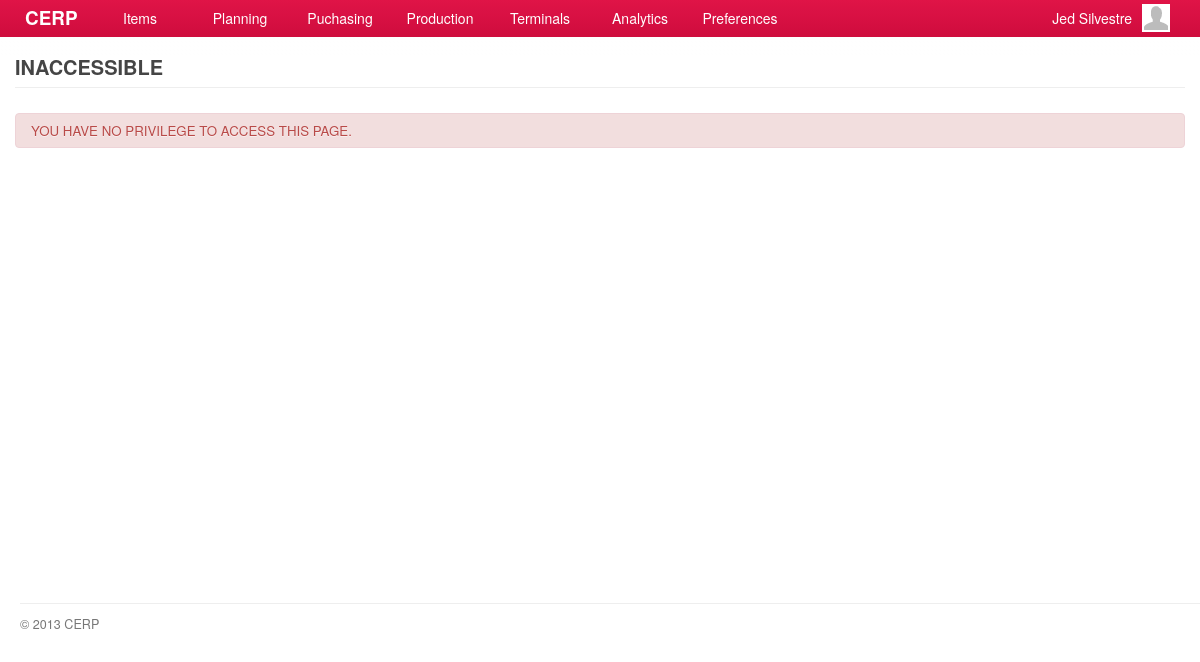
The app's page /account/manage-production.php (signed in), older data.
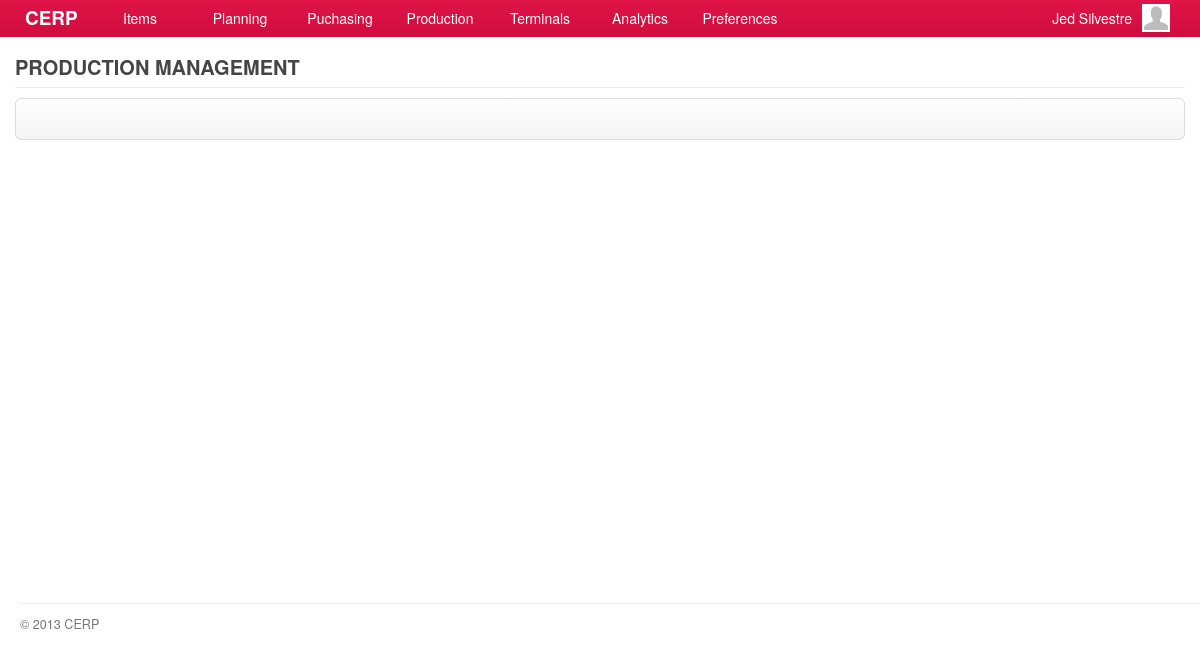
The same page, newer data.
### tables this page shows
CREATE TABLE `capabilities` (
  `id` int(11) NOT NULL AUTO_INCREMENT,
  `title` varchar(45) DEFAULT NULL,
  `name` varchar(45) DEFAULT NULL,
  `capability` varchar(45) DEFAULT NULL,
  `url` varchar(45) DEFAULT NULL,
  `parent` int(11) DEFAULT NULL,
  PRIMARY KEY (`id`)
);

### include/general.class.php (called while the page is built, shortened)
<?php
require('database.class.php');
require('capabilities.class.php');
require('role.class.php');
$DB				= new MySQL;
  $DB->database	= "cerpdb";
  $DB->username	= "cerpuser";
  $DB->password	= "cerpuser";
  $DB->hostname	= "localhost";
$Capabilities	= new Capabilities($DB);
$Signed			= $_SESSION['user'];
$Role		= new Role($DB, $Signed['id']);
?>

### include/role.class.php (called while the page is built, shortened)
<?php
class Role
{
	private $DB;
	private $user_id;
	function Role($db, $uid) {
  	$this->DB = $db;
		$this->user_id = $uid;
  }
	function isCapableByName($cap_name) {
		foreach ($this->getUserRoles() as $user_role) {
			$result = $this->DB->Find('role_capabilities', array(
						  			'columns' 		=> 'role_capabilities.*',
						  			'joins' => 'INNER JOIN capabilities ON capabilities.id = role_capabilities.capability_id',
						  	    'conditions' 	=> 'capabilities.capability="'. $cap_name .'" AND role_id='. $user_role['role_id']));
			if(isset($result)) {
				return TRUE;
			}
		}
	}
	function getUserRoles() {
		$result = $this->DB->Get('user_roles', array(
						  			'columns' 		=> 'user_roles.role_id, roles.name',
						  			'joins' => 'INNER JOIN roles ON roles.id = user_roles.role_id',
						  	    'conditions' 	=> 'user_roles.user_id='. $this->user_id));
		if(isset($result)) {
			return $result;
		}
	}
}

### include/database.class.php (called while the page is built, shortened)
<?php
class MySQL {
  public $username	= "cerpuser";
  public $password	= "cerpuser";
  public $hostname	= "localhost";
  public function Connect() {
    $conn = mysql_connect($this->hostname, $this->username, $this->password) or die("<br/><span class='notice'><p class='error'><strong>ERROR!</strong> Unable to connect to MySQL! </p></span>");
    return $conn;
  }
  public function Query($sql) {
  	$conn = $this->Connect();
    $result = mysql_query($sql, $conn);
	return $result;
  }
	function Find($table, $args='') {
  	if (isset($args)) {
  	  $args['columns'] = (isset($args['columns']) ? $args['columns'] : '*');
  	  $args['joins'] = (isset($args['joins']) ? $args['joins'] : '');
	 	 	$args['conditions'] = ($args['conditions'] == '' ? '' : 'where '.$args['conditions']);
		}
		$sql = "SELECT ".$args['columns']." FROM ".$table." ".$args['joins']." ".$args['conditions'];
		$row = $this->IsEmpty($this->Query($sql));
		if($row == null) { return null; }
		return mysql_fetch_array($row);
  }
  function Get($table, $args='') {
  	if (isset($args)) {
  	  $args['columns'] = (isset($args['columns']) ? $args['columns'] : '*');
  	  $args['joins'] = (isset($args['joins']) ? $args['joins'] : '');
		  $args['conditions'] = ($args['conditions'] == '' ? '' : 'WHERE '.$args['conditions']);
  	  $args['order'] = (isset($args['order']) ? ' ORDER BY '.$args['order'] : '');
  	  $args['limit'] = (isset($args['limit']) ? ' LIMIT '.$args['limit'] : '');
  	  $args['group'] = (isset($args['group']) ? ' GROUP BY '.$args['group'] : '');
		}
		$data = array();
		$sql = "SELECT ".$args['columns']." FROM ".$table." ".$args['joins']." ".$args['conditions']." ".$args['group']." ".$args['order']." ".$args['limit'];
		$result = $this->IsEmpty($this->Query($sql));
		if(!empty($result)) {
	      while ($row = mysql_fetch_array($result)) {
	        $data[] = $row;
	      }
		}
		return $data;
  }
  private function IsEmpty($result) {
    if(mysql_num_rows($result) > 0) return $result;
    return null;
  }
}

### include/capabilities.class.php (called while the page is built, shortened)
<?php
class Capabilities {
  private $DB;
	public $All;
	function Capabilities($db) {
		$this->DB = $db;
		$this->GetCapabilities();
	}
  function GetTitle() {
    global $capability_key;
	return $this->All[$capability_key]['title'];
  }
	function GetCapabilities() {
		$capabilities = $this->DB->Get('capabilities', array(
					  			'columns' 		=> 'id, capability, title, name, parent, url',
					  	    'conditions' 	=> 'parent IS NOT null ORDER BY parent'));
		$all = array();
		foreach ($capabilities as $cap) {
			$all[$cap['capability']] = array('title' => $cap['title'],'name' => $cap['name'], 'url' => $cap['url'], 'parent' => $cap['parent']);
		}
		$this->All = $all;
	}
}

### account/manage-production.php (the view, shortened to what this page needs)
<?php
  $capability_key = 'manage_production';
  require('header.php');
	$allowed = $Role->isCapableByName($capability_key);
	if(!$allowed) {
		require('inaccessible.php');
	}else{
?>
	<div id="page">
		<div id="page-title">
    	<h2>
      	<span class="title"><?php echo $Capabilities->GetTitle(); ?></span>
      </h2>
		</div>
    <div id="content">
      <form id="form-name" action="<?php host($Capabilities->GetUrl()) ?>" method="POST" class="form-container">
      </form>
		</div>
	</div>
<?php }
require('footer.php'); ?>

### account/inaccessible.php (shortened to what this page needs)
<div id="page">
	<div id="page-title">
  	<h2>
    	<span class="title">INACCESSIBLE</span>
    </h2>
	</div>
	<div id="content"><br/>
		<span class="notice">
      <p class="error">YOU HAVE NO PRIVILEGE TO ACCESS THIS PAGE.</p>
    </span>
	</div>
</div>

Row changes from the older to the newer data that the page shows:
added capabilities: title "PRODUCTION MANAGEMENT"
Text that changed along with them:
text no longer shown: "INACCESSIBLE YOU HAVE NO PRIVILEGE TO ACCESS THIS PAGE."
